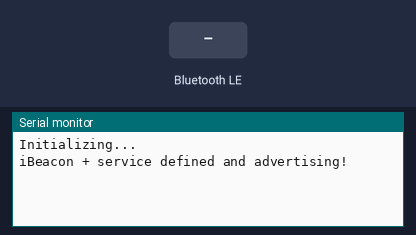
Bench run of a sketch on a simulated ESP32. Shown: the last lines printed to the serial monitor. Inputs (shaded band) come from the test bench. Nothing arrives over Bluetooth unless stated; a phone connects over Bluetooth LE 3 s after start.

Above: at 1.2 s.
1.3 s: Bluetooth LE write "1" received
At 2.0 s:
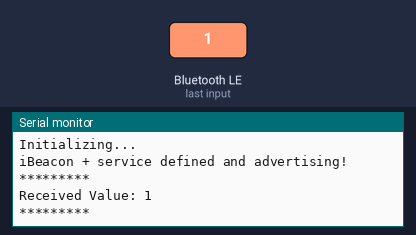
2.8 s: Bluetooth LE write "0" received
At 2.96 s:
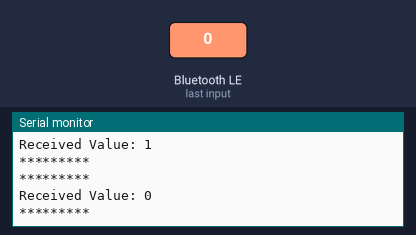
5.5 s: Bluetooth LE write "2" received
At 5.9 s:
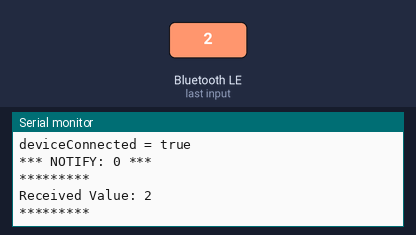
Timing chart, 0 to 8.5 s (numbered marks = the images above; inputs shaded):
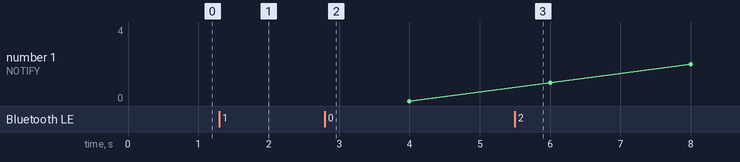

Measured:
- after the input at 1.3 s, the serial monitor: prints a new line at once (image 1)
- after the input at 2.8 s, the serial monitor: prints a new line at once (image 2)
- after the input at 5.5 s, the serial monitor: prints a new line at once (image 3)

The sketch:

iBeacon.ino
```cpp
/*
   Based on 31337Ghost's reference code from https://github.com/nkolban/esp32-snippets/issues/385#issuecomment-362535434
   which is based on pcbreflux's Arduino ESP32 port of Neil Kolban's example for IDF: https://github.com/nkolban/esp32-snippets/blob/master/cpp_utils/tests/BLE%20Tests/SampleScan.cpp
*/

/*
   Create a BLE server that will send periodic iBeacon frames.
   The design of creating the BLE server is:
   1. Create a BLE Server
   2. Create advertising data
   3. Start advertising.
   4. wait
   5. Stop advertising.
*/
#include <BLEDevice.h>
#include <BLEServer.h>
#include <BLEUtils.h>
#include <BLE2902.h>
#include <BLEBeacon.h>

#define DEVICE_NAME "ESP32"
#define SERVICE_UUID "EDD9A4A4-8CBB-434D-8AA6-6F433017972D"
#define BEACON_UUID "2D7A9F0C-E0E8-4CC9-A71B-A21DB2D034A1"
#define BEACON_UUID_REV "A134D0B2-1DA2-1BA7-C94C-E8E00C9F7A2D"
#define CHARACTERISTIC_UUID "82258BAA-DF72-47E8-99BC-B73D7ECD08A5"

BLEServer *pServer;
BLECharacteristic *pCharacteristic;
bool deviceConnected = false;
uint8_t value = 0;

class MyServerCallbacks : public BLEServerCallbacks
{
    void onConnect(BLEServer *pServer)
    {
        deviceConnected = true;
        Serial.println("deviceConnected = true");
    };

    void onDisconnect(BLEServer *pServer)
    {
        deviceConnected = false;
        Serial.println("deviceConnected = false");

        // Restart advertising to be visible and connectable again
        BLEAdvertising *pAdvertising;
        pAdvertising = pServer->getAdvertising();
        pAdvertising->start();
        Serial.println("iBeacon advertising restarted");
    }
};

class MyCallbacks : public BLECharacteristicCallbacks
{
    void onWrite(BLECharacteristic *pCharacteristic)
    {
        String rxValue = pCharacteristic->getValue();

        if (rxValue.length() > 0)
        {
            Serial.println("*********");
            Serial.print("Received Value: ");
            for (int i = 0; i < rxValue.length(); i++)
            {
                Serial.print(rxValue[i]);
            }
            Serial.println();
            Serial.println("*********");
        }
    }
};

void init_service()
{
    BLEAdvertising *pAdvertising;
    pAdvertising = pServer->getAdvertising();
    pAdvertising->stop();

    // Create the BLE Service
    BLEService *pService = pServer->createService(BLEUUID(SERVICE_UUID));

    // Create a BLE Characteristic
    pCharacteristic = pService->createCharacteristic(
        CHARACTERISTIC_UUID, BLECharacteristic::PROPERTY_READ | BLECharacteristic::PROPERTY_WRITE | BLECharacteristic::PROPERTY_NOTIFY);
    pCharacteristic->setCallbacks(new MyCallbacks());
    pCharacteristic->addDescriptor(new BLE2902());

    pAdvertising->addServiceUUID(BLEUUID(SERVICE_UUID));

    // Start the service
    pService->start();

    pAdvertising->start();
}

void init_beacon()
{
    BLEAdvertising *pAdvertising;
    pAdvertising = pServer->getAdvertising();
    pAdvertising->stop();
    // iBeacon
    BLEBeacon myBeacon;
    myBeacon.setManufacturerId(0x4c00);
    myBeacon.setMajor(5);
    myBeacon.setMinor(88);
    myBeacon.setSignalPower(0xc5);
    myBeacon.setProximityUUID(BLEUUID(BEACON_UUID_REV));

    BLEAdvertisementData advertisementData;
    advertisementData.setFlags(0x1A);
    advertisementData.setManufacturerData(myBeacon.getData());
    pAdvertising->setAdvertisementData(advertisementData);

    pAdvertising->start();
}

void setup()
{
    Serial.begin(115200);
    Serial.println();
    Serial.println("Initializing...");
    Serial.flush();

    BLEDevice::init(DEVICE_NAME);
    pServer = BLEDevice::createServer();
    pServer->setCallbacks(new MyServerCallbacks());

    init_service();
    init_beacon();

    Serial.println("iBeacon + service defined and advertising!");
}

void loop()
{
    if (deviceConnected)
    {
        Serial.printf("*** NOTIFY: %d ***\n", value);
        pCharacteristic->setValue(&value, 1);
        pCharacteristic->notify();
        value++;
    }
    delay(2000);
}
```
